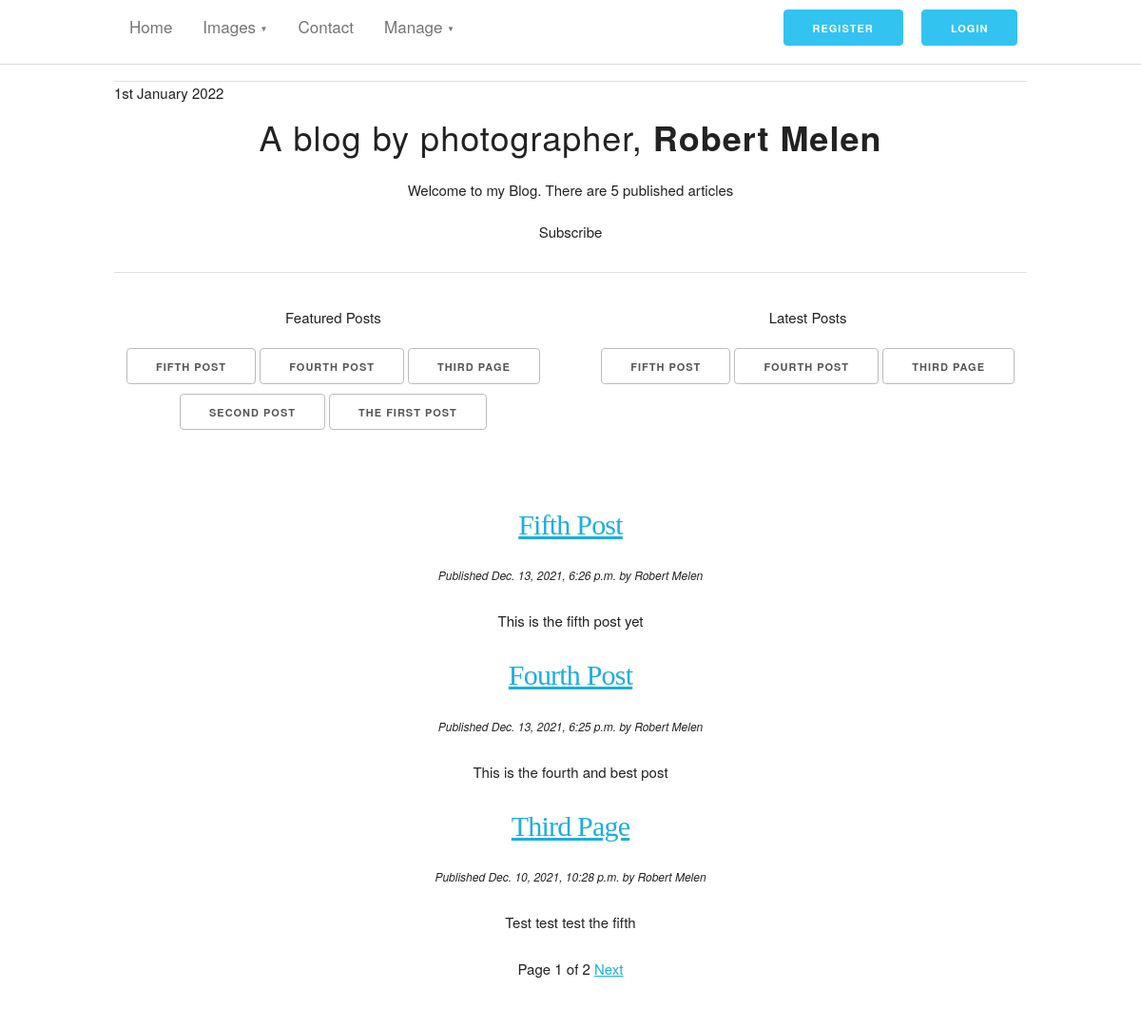
Page /myblog/featured/ on the earlier database version.
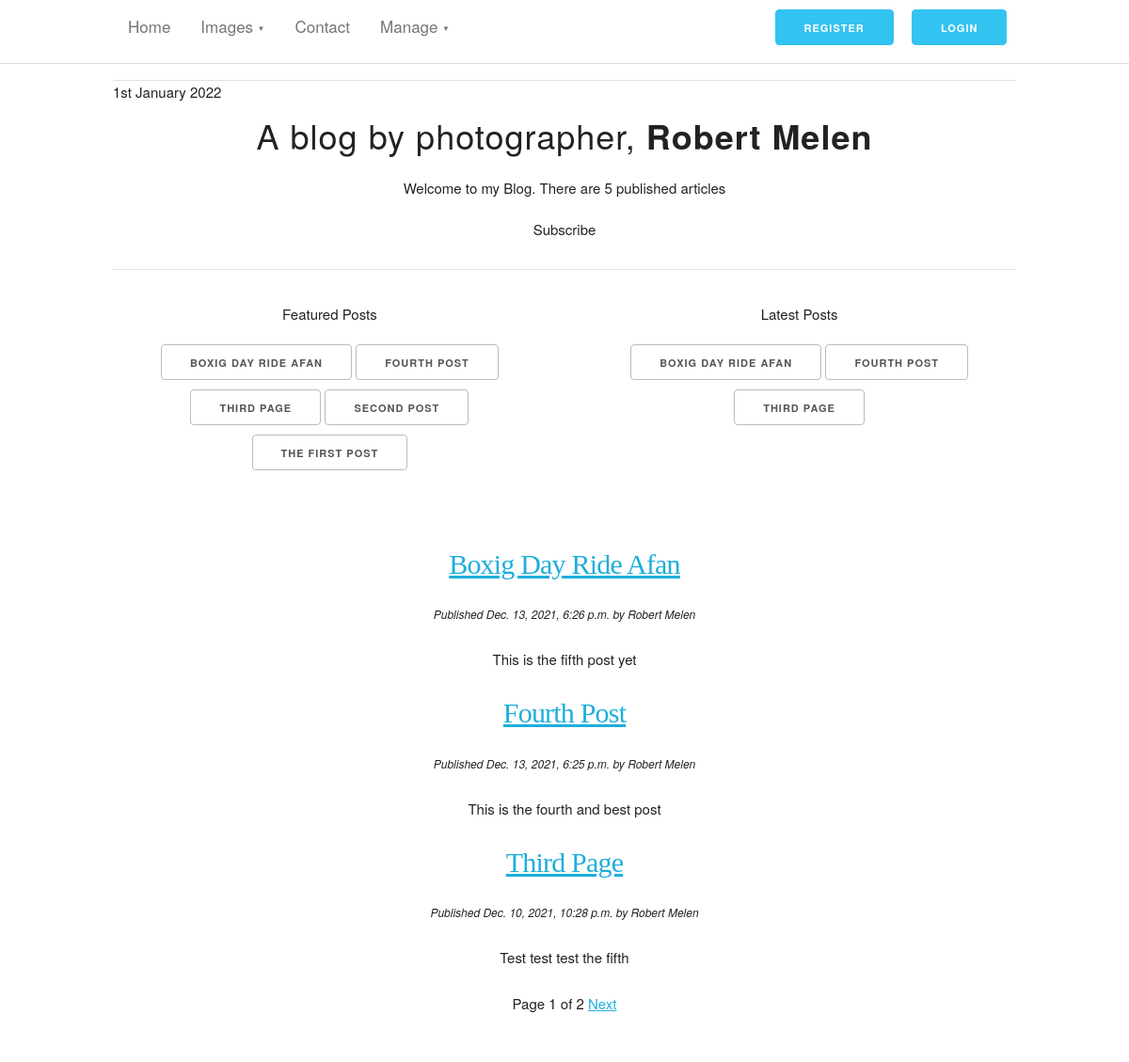
Same page on the later database version.
### myblog/models.py (models this page shows, shortened)
class Post(models.Model):
    STATUS = (
        ('published', 'Published'),
        ('unpublished', 'Unpublished'),
    )
    title = models.CharField(max_length=250, null=False, blank=False)
    summary = models.CharField(max_length=100, blank=True)
    slug = models.SlugField(unique_for_date='publish')
    author = models.ForeignKey(Author, on_delete=models.CASCADE, related_name='blog_posts')
    body = models.TextField()
    publish = models.DateTimeField(default=timezone.now)
    created = models.DateTimeField(auto_now_add=True)
    updated = models.DateTimeField(auto_now=True)
    edited = models.DateTimeField(auto_now_add=True)
    status = models.CharField(max_length=50, choices=STATUS, default='unpublished')
    featured = models.BooleanField(default=False)
    comments_option = models.BooleanField(default=True)
    objects = models.Manager()
    published = PublishedManager()
    feature = FeaturedManager()
    tags = TaggableManager(verbose_name="Add Tags", help_text="Use comma to separate")
    class Meta:
        ordering = ('-publish',)
    def get_absolute_url(self):
        return reverse('myblog:post_detail', args=[self.publish.year,
                                                   self.publish.month,
                                                   self.publish.day,
                                                   self.slug])

class Author(models.Model):
    name = models.CharField(max_length=100, null=True, blank=True)
    email = models.EmailField(max_length=70,blank=True,unique=True)
    bio = models.TextField(max_length=200, null=True, blank=True)
    def __str__(self):
        return self.name

### myblog/views.py (the view)
# urls.py: path('featured/', views.PostFeaturedView.as_view(), name='featured_list'),
class PostFeaturedView(ListView):
    queryset = Post.feature.all()
    context_object_name = 'featured'
    paginate_by = 3
    template_name = 'post/featured.html'

### myblog/models.py (called while the page is built)
    def get_queryset(self):
        return super(PublishedManager, self).get_queryset().filter(status='published')

    def get_queryset(self):
        return super(FeaturedManager, self).get_queryset().filter(featured=True, status='published')

### myblog/templatetags/blog_tags.py (called while the page is built)
@register.simple_tag
def total_posts():
    return Post.published.count()

@register.inclusion_tag('post/latest_posts.html')
def show_latest_posts(count=3):
    latest_posts = Post.published.order_by('-publish')[:count]
    return {'latest_posts' : latest_posts}

@register.inclusion_tag('post/featured_posts.html')
def featured_posts(count=5):
    featured_posts = Post.feature.all()[:count]
    return {'featured_posts' : featured_posts }

### myblog/templates/post/featured.html (shortened to what this page needs)
{% extends "blog/base.html" %}
{% block content %}
{% for post in featured %}
    <h4>
        <a href="{{ post.get_absolute_url }}">
            {{ post.title }}
        </a>
    </h4>
    <p>
        <small><em>Published {{ post.publish }} by {{ post.author }}</small></em>
    </p>
    {{ post.body|truncatewords:30|linebreaks }}
{% endfor %}
{% include "pagination.html" with page=page_obj %}
{% endblock %}

### myblog/templates/blog/base.html (shortened to what this page needs)
{% load blog_tags %}
{% load static %}
{% load widget_tweaks %}
<!DOCTYPE html>
<html lang="en">
    <head>
        <link href="{% static "css/normalize.css" %}"rel="stylesheet">
        <link href="{% static "css/skeleton.css" %}"rel="stylesheet">
        <link href="{% static "css/gh.css" %}"rel="stylesheet">
        <link href="{% static "css/custom.css" %}"rel="stylesheet">
    </head>
    <body>
        <nav class="nav-show">
            <div class="container">
                <ul>
                    <li><a href="{% url 'myblog:post_list' %}">Home</a></li>
                    <li>
                        <a href="#decks">Images</a>
                    </li>
                    <li><a href="#combos">Contact</a></li>
                    <li>
                        <a href="#manage">Manage</a>
                    </li>
                    <li class="u-pull-right" style="padding: 1%;"><a class="button button-primary" href="#login">Login</a></li>
                    <li class="right" style="padding: 1%;" ><a class="button button-primary" href="#register">Register</a></li>
                </ul>
            </div>
        </nav>
        <div class="container">
            <div class="row">
                <div class="eleven columns"><p style="top: 30px; position: relative;">{% now "jS F Y" %}</p></div>
            </div>
        </div>
        <div class="container">
            <div class="row">
                <div class="twelve columns" style="text-align: center; clear: right; margin-top: -50px;">
                    <hr class="solid">
                    <h3 style="letter-spacing: 1px;">A blog by photographer, <strong>Robert Melen</strong></h3>
                    <h6>Welcome to my Blog. There are {% total_posts %} published articles</h6>
                    <h6>Subscribe</h6>
                    <hr class="solid">
                </div>
            </div>
        </div>
        {% include "blog/blogpage.html" %}
        <div class="container">
            <div class="row">
                <div class="twelve columns" style="padding:50px; text-align: center; ">
                    {% block content %}
                    {% endblock %}
                </div>
            </div>
        </div>
</html>

### myblog/templates/blog/blogpage.html
{% load blog_tags %}
<div class="container">
            <div class="row">
                <div class="six columns" style="text-align: center;">
                    <h6>Featured Posts</h6>
                    {% featured_posts 5 %}
                </div>
                <div class="six columns" style="text-align: center;">
                    <h6>Latest Posts</h6>
                    {% show_latest_posts 3 %}
                </div>
            </div>
        </div>

### myblog/templates/post/featured_posts.html
<h6 style="display: inline-block">
    {% for post in featured_posts %}
        <a class="button" href="{{ post.get_absolute_url }}">{{ post.title }}</a>
    {% endfor %}
</h6>

### myblog/templates/post/latest_posts.html
<H6>
    {% for post in latest_posts %}
        <a class="button" href="{{ post.get_absolute_url }}">{{ post.title }}</a>
    {% endfor %}
</H6>

### myblog/templates/pagination.html (shortened to what this page needs)
<div class="pagination">
    <span class="step-links">
        <span class="current">
            Page {{ page.number }} of {{ page.paginator.num_pages }}
        </span>
        {% if page.has_next %}
            <a href="?page={{ page.next_page_number }}">Next</a>
        {% endif %}
    </span>
</div>

### myblog/static/css/skeleton.css (style rules this page uses)
.container { position: relative; width: 100%; max-width: 960px; margin: 0 auto; padding: 0 20px; box-sizing: border-box; }
.column, .columns { width: 100%; float: left; box-sizing: border-box; }
@media (min-width: 400px) { .container { width: 85%; padding: 0; } }
@media (min-width: 550px) { .container { width: 80%; } }
@media (min-width: 550px) { .column, .columns { margin-left: 4%; } }
@media (min-width: 550px) { .column:first-child, .columns:first-child { margin-left: 0; } }
@media (min-width: 550px) { .six.columns { width: 48%; } }
@media (min-width: 550px) { .eleven.columns { width: 91.3333333333%; } }
@media (min-width: 550px) { .twelve.columns { width: 100%; margin-left: 0; } }
html { font-size: 62.5%; }
body { font-size: 1.5em; line-height: 1.6; font-weight: 400; font-family: "Raleway", "HelveticaNeue", "Helvetica Neue", Helvetica, Arial, sans-serif; color: #222; }
h1, h2, h3, h4, h5, h6 { margin-top: 0; margin-bottom: 2rem; font-weight: 300; }
h3 { font-size: 3.0rem; line-height: 1.3; letter-spacing: -.1rem; }
h4 { font-size: 2.4rem; line-height: 1.35; letter-spacing: -.08rem; }
h6 { font-size: 1.5rem; line-height: 1.6; letter-spacing: 0; }
@media (min-width: 550px) { h3 { font-size: 3.6rem; } }
@media (min-width: 550px) { h4 { font-size: 3.0rem; } }
@media (min-width: 550px) { h6 { font-size: 1.5rem; } }
p { margin-top: 0; }
a { color: #1EAEDB; }
.button, button, input[type="submit"], input[type="reset"], input[type="button"] { display: inline-block; height: 38px; padding: 0 30px; color: #555; text-align: center; font-size: 11px; font-weight: 600; line-height: 38px; letter-spacing: .1rem; text-transform: uppercase; text-decoration: none; white-space: nowrap; background-color: transparent; border-radius: 4px; border: 1px solid #bbb; cursor: pointer; box-sizing: border-box; }
.button.button-primary, button.button-primary, input[type="submit"].button-primary, input[type="reset"].button-primary, input[type="button"].button-primary { color: #FFF; background-color: #33C3F0; border-color: #33C3F0; }
ul { list-style: circle inside; }
ol, ul { padding-left: 0; margin-top: 0; }
button, .button { margin-bottom: 1rem; }
pre, blockquote, dl, figure, table, p, ul, ol, form { margin-bottom: 2.5rem; }
.u-pull-right { float: right; }
hr { margin-top: 3rem; margin-bottom: 3.5rem; border-width: 0; border-top: 1px solid #E1E1E1; }
.container:after, .row:after, .u-cf { content: ""; display: table; clear: both; }

### myblog/static/css/gh.css (style rules this page uses)
body { padding-top: 56px; }
.nav-show { top: 0; }
nav { position: fixed; width: 100%; z-index: 10000; background-color: #fff; border-bottom: 1px solid #dcdcdc; transition: top 0.2s ease-in-out; }
nav ul { margin: 0; background-color: #fff; }
nav ul li { display: inline; float: left; position: relative; margin: 0; list-style-type: none; }
nav ul li a { display: inline-block; padding: 14px 16px; color: #757575; font-size: 1.7rem; text-decoration: none; transition: 0.2s; }
nav ul > li a:not(:only-child):after { content: '\00a0\00a0▼'; font-size: 0.8rem; vertical-align: middle; }
nav ul li.right { float: right; }

Differences in the rows shown:
changed Post "This is the fifth post yet": title "FIFTH POST" → "BOXIG DAY RIDE AFAN"; title "Fifth Post" → "Boxig Day Ride Afan"
